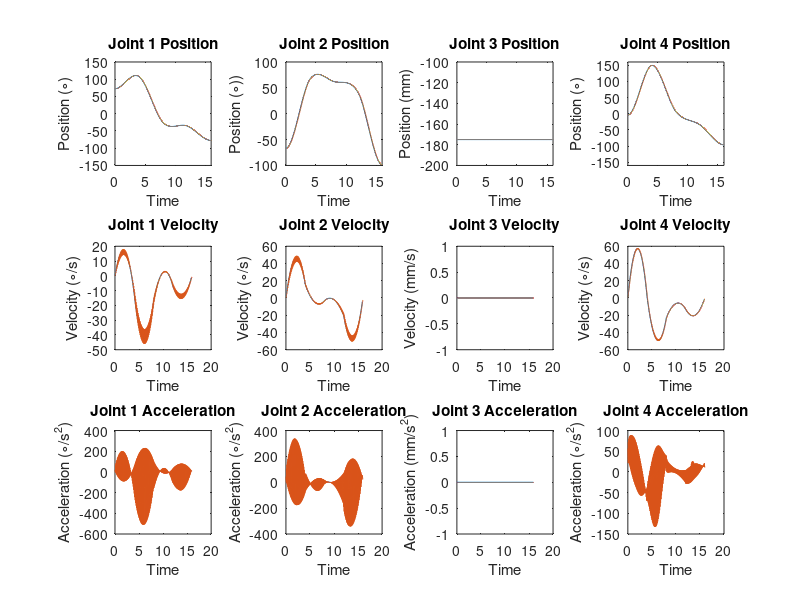
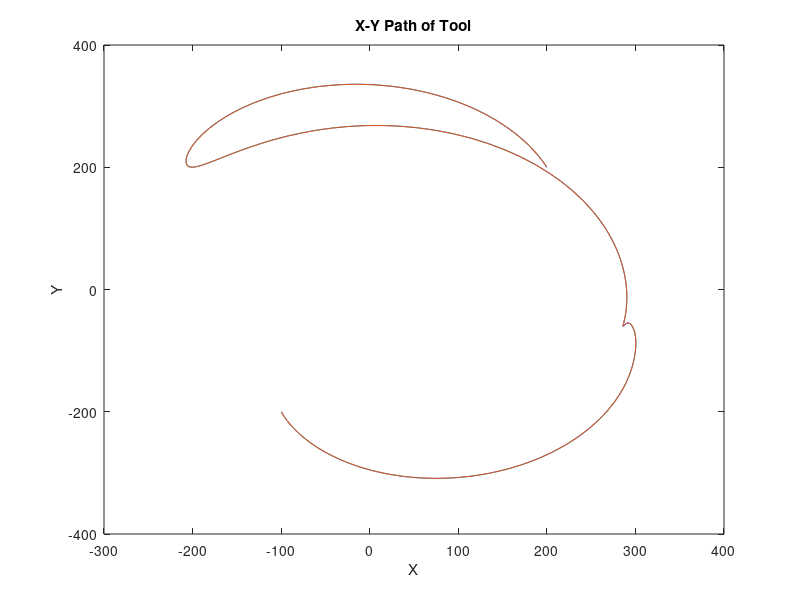
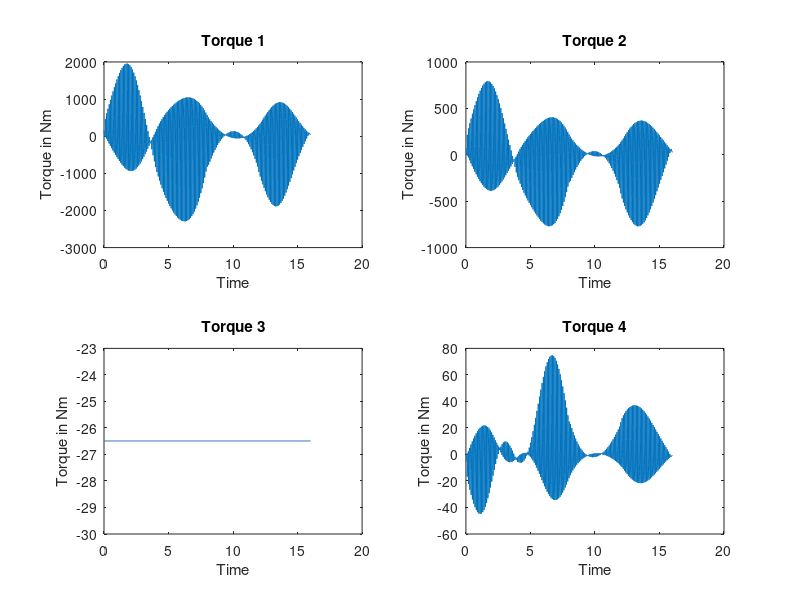

The MATLAB script that drew these images, in order:
clear all;
clc;

% Opening files

plannedPFile = fopen('plannedP.txt', 'r');
plannedVFile = fopen('plannedV.txt', 'r');
plannedAFile = fopen('plannedA.txt', 'r');

simPFile = fopen('simP.txt', 'r');
simVFile = fopen('simV.txt', 'r');
simAFile = fopen('simA.txt', 'r');

torqueFile = fopen('torque.txt', 'r');

XYFile = fopen('XY.txt', 'r');
simXYFile = fopen('simXY.txt', 'r');

% Setting format to read data (input file should be 'theta1 theta2 d3 theta4 /n')

formatSpec1 = '%f %f %f %f %f '; % for joint variable files
formatSpec2 = '%f %f '; % for x-y mapping file

% Set up size of array where we'll be putting data

size1 = [5 Inf];
size2 = [2 Inf];

% Putting file contents into array of column vectors

PP = fscanf(plannedPFile, formatSpec1, size1);
PV = fscanf(plannedVFile, formatSpec1, size1);
PA = fscanf(plannedAFile, formatSpec1, size1);

SP = fscanf(simPFile, formatSpec1, size1);
SV = fscanf(simVFile, formatSpec1, size1);
SA = fscanf(simAFile, formatSpec1, size1);

XY = fscanf(XYFile, formatSpec2, size2);
SXY = fscanf(simXYFile, formatSpec2, size2);

T = fscanf(torqueFile, formatSpec1, size1);

% Closing files

fclose(plannedPFile);
fclose(plannedVFile);
fclose(plannedAFile);

fclose(simPFile);
fclose(simVFile);
fclose(simAFile);

fclose(XYFile);
fclose(simXYFile);

fclose(torqueFile);

% Extracting info from files for plottable variables

[m,n] = size(PP);
[a,b] = size(SP);
[c,d] = size(XY);
[e,f] = size(T);
[g,h] = size(SXY);

% Time 

tPlanned = PP(1, 1:n);
tSim = SP(1, 1:b);
tTorques = T(1, 1:f);

% Planned position

theta1PP = PP(2, 1:n);
theta2PP = PP(3, 1:n);
d3PP = PP(4, 1:n);
theta4PP = PP(5, 1:n);

% Planned velocity

theta1PV = PV(2, 1:n);
theta2PV = PV(3, 1:n);
d3PV = PV(4, 1:n);
theta4PV = PV(5, 1:n);

% Planned accel

theta1PA = PA(2, 1:n);
theta2PA = PA(3, 1:n);
d3PA = PA(4, 1:n);
theta4PA = PA(5, 1:n);

% Simulator Output position

theta1SP = SP(2, 1:b);
theta2SP = SP(3, 1:b);
d3SP = SP(4, 1:b);
theta4SP = SP(5, 1:b);

% Simulator Output velocity

theta1SV = SV(2, 1:b);
theta2SV = SV(3, 1:b);
d3SV = SV(4, 1:b);
theta4SV = SV(5, 1:b);

% Simulator Output accel

theta1SA = SA(2, 1:b);
theta2SA = SA(3, 1:b);
d3SA = SA(4, 1:b);
theta4SA = SA(5, 1:b);

% X-Y Mapping

x = XY(1,1:d);
y = XY(2,1:d);

% X-Y Mapping Sim
sim_x = SXY(1,1:h);
sim_y = SXY(2,1:h);

%Torques 
T1=T(2,1:f);
T2=T(3,1:f);
F3=T(4,1:f);
T4=T(5,1:f);


% PLOTTING!!!!!!! -----------------------------------

figure

% Joint Positions

subplot(3,4,1)
plot(tPlanned, theta1PP, tSim, theta1SP)
title('Joint 1 Position')
xlabel('Time')
ylabel('Position (\circ)')
axis([0 inf -150 150]);

subplot(3,4,2)
plot(tPlanned, theta2PP, tSim, theta2SP)
title('Joint 2 Position')
xlabel('Time')
ylabel('Position (\circ))')
axis([0 inf -100 100]);

subplot(3,4,3)
plot(tPlanned, d3PP, tSim, d3SP)
title('Joint 3 Position')
xlabel('Time')
ylabel('Position (mm)')
axis([0 inf -200 -100]);

subplot(3,4,4)
plot(tPlanned, theta4PP, tSim, theta4SP)
title('Joint 4 Position')
xlabel('Time')
ylabel('Position (\circ)')
axis([0 inf -160 160]);

% Joint Velocities

subplot(3,4,5)
plot(tPlanned, theta1PV, tSim, theta1SV)
title('Joint 1 Velocity')
xlabel('Time')
ylabel('Velocity (\circ/s)')

subplot(3,4,6)
plot(tPlanned, theta2PV, tSim, theta2SV)
title('Joint 2 Velocity')
xlabel('Time')
ylabel('Velocity (\circ/s)')

subplot(3,4,7)
plot(tPlanned, d3PV, tSim, d3SV)
title('Joint 3 Velocity')
xlabel('Time')
ylabel('Velocity (mm/s)')

subplot(3,4,8)
plot(tPlanned, theta4PV, tSim, theta4SV)
title('Joint 4 Velocity')
xlabel('Time')
ylabel('Velocity (\circ/s)')

% Joint Accelerations

subplot(3,4,9)
plot(tPlanned, theta1PA, tSim, theta1SA)
title('Joint 1 Acceleration')
xlabel('Time')
ylabel('Acceleration (\circ/s^{2})')

subplot(3,4,10)
plot(tPlanned, theta2PA, tSim, theta2SA)
title('Joint 2 Acceleration')
xlabel('Time')
ylabel('Acceleration (\circ/s^{2})')

subplot(3,4,11)
plot(tPlanned, d3PA, tSim, d3SA)
title('Joint 3 Acceleration')
xlabel('Time')
ylabel('Acceleration (mm/s^{2})')

subplot(3,4,12)
plot(tPlanned, theta4PA, tSim, theta4SA)
title('Joint 4 Acceleration')
xlabel('Time')
ylabel('Acceleration (\circ/s^{2})')

% X-Y Map

figure
plot(x,y, sim_x, sim_y)
title('X-Y Path of Tool')
xlabel('X')
ylabel('Y')

%Torques

figure
subplot(2,2,1)
plot(tTorques, T1)
title('Torque 1')
xlabel('Time')
ylabel('Torque in Nm')

subplot(2,2,2)
plot(tTorques, T2)
title('Torque 2')
xlabel('Time')
ylabel('Torque in Nm')

subplot(2,2,3)
plot(tTorques, F3)
title('Torque 3')
xlabel('Time')
ylabel('Torque in Nm')

subplot(2,2,4)
plot(tTorques, T4)
title('Torque 4')
xlabel('Time')
ylabel('Torque in Nm')

